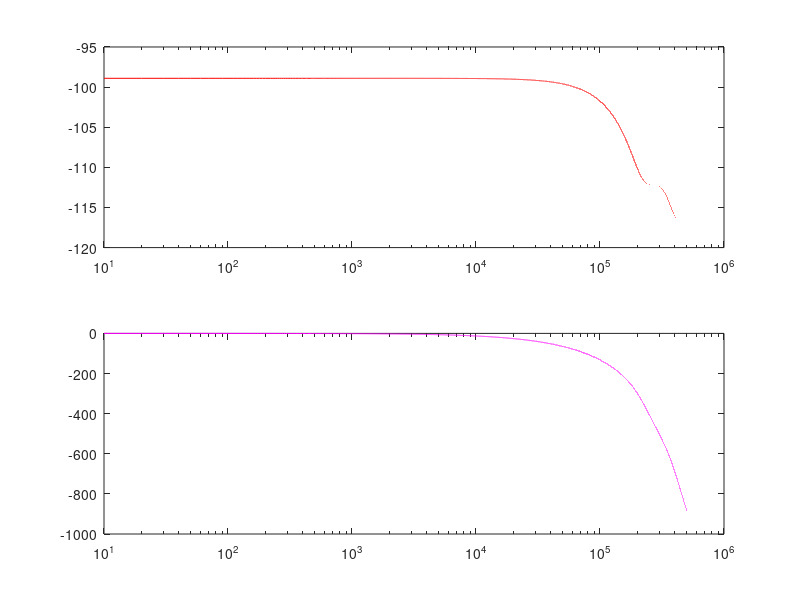

Here is the MATLAB script that generated this plot:
k = 1000;
u = 1e-6;

fsw = 100*k
Ts = 1/fsw;

ff = 10:10:5*fsw;
ws = 2*pi*ff;
s = j*ws;
z1 = e.^(-s*Ts);

Lm = 23*u
Vin = 18
Vout = 5.25
Nsp = 4
Vo = Nsp*Vout
D = Vo/(Vin + Vo)
Dp = 1-D

iv = 7.5

mc = Vin/Lm
md = Vo/Lm

tc = D*Ts;
%hs = md*(Ts*Dp./s + 1./(s.*s)).*(e.^(-s*Ts) - e.^(-s*Ts*D)) + (mc*D + iv).*(e.^(-s*Ts.*D)).*(1 - e.^(-s*Ts*Dp))./s;

h1 = iv*(1 - e.^(-s*tc))./s;
h2 = mc*(1 - (1 + s*tc).*e.^(-s*tc))./(s.^2);

hs = h2;
g0 = 20*log10(abs(h1(1)))
g0lim =  20*log10(abs(iv*tc))

g1 = 20*log10(abs(h2(1)))
g1lim =  20*log10(abs((1/2)*mc*tc^2))

c0 = abs(h1(1))
c0lim = iv*tc
c1 = abs(h2(1))
c1lim = (mc*tc^2)/2

glim = 20*log10(fsw*(c0lim + c1lim))
g = 20*log10(fsw*(abs(h1(1) + h2(1))))

subplot(2,1,1)
semilogx(ff, 20*log10(abs(hs)),"r")
subplot(2,1,2)
semilogx(ff, 180*unwrap(angle(hs))/pi, "m")
